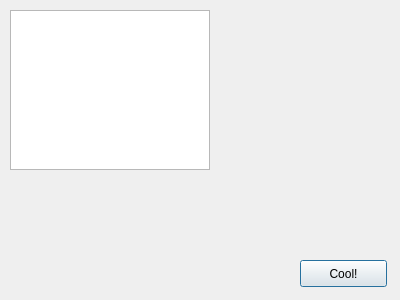
<?xml version="1.0" encoding="UTF-8"?>
<ui version="4.0">
 <class>Dialog</class>
 <widget class="QDialog" name="Dialog">
  <property name="geometry">
   <rect>
    <x>0</x>
    <y>0</y>
    <width>400</width>
    <height>300</height>
   </rect>
  </property>
  <property name="cursor">
   <cursorShape>ArrowCursor</cursorShape>
  </property>
  <property name="windowTitle">
   <string>About CrimeWire</string>
  </property>
  <widget class="QPushButton" name="pushButton">
   <property name="geometry">
    <rect>
     <x>300</x>
     <y>260</y>
     <width>87</width>
     <height>27</height>
    </rect>
   </property>
   <property name="text">
    <string>Cool!</string>
   </property>
  </widget>
  <widget class="QGraphicsView" name="graphicsView">
   <property name="enabled">
    <bool>true</bool>
   </property>
   <property name="geometry">
    <rect>
     <x>10</x>
     <y>10</y>
     <width>200</width>
     <height>160</height>
    </rect>
   </property>
  </widget>
 </widget>
 <resources/>
 <connections/>
</ui>
